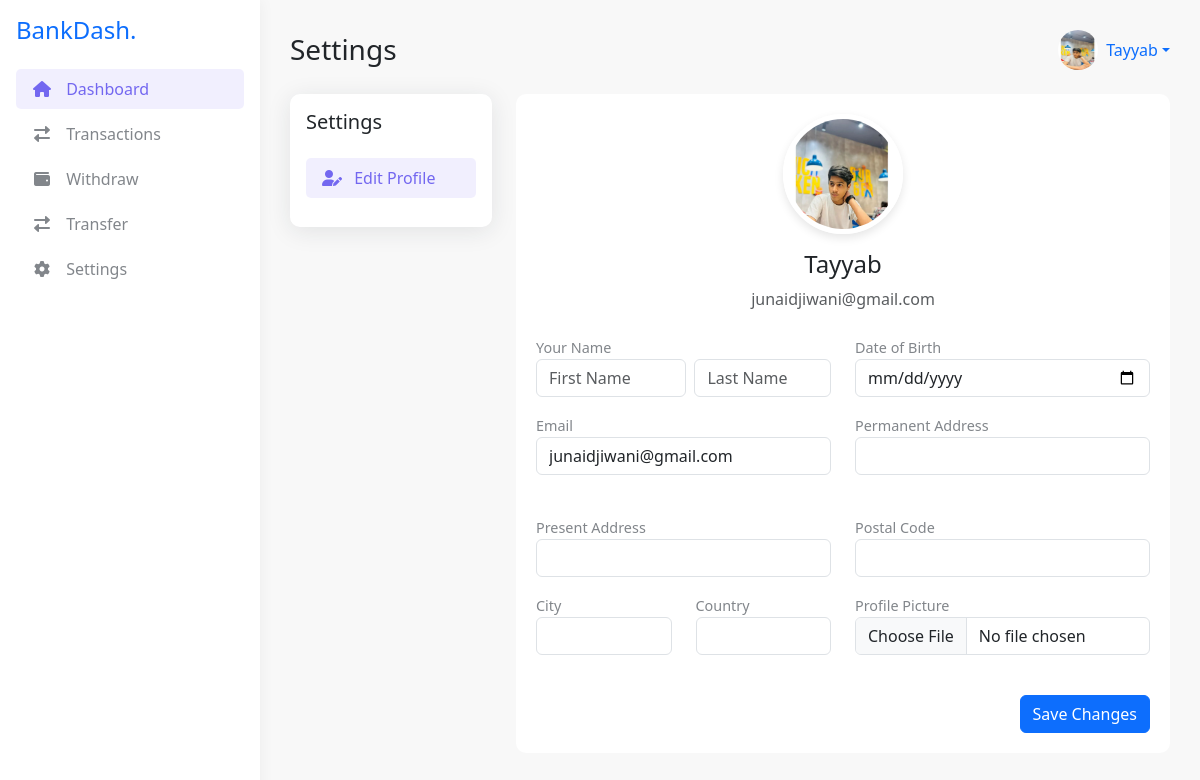
The app's page /profile/ (signed in) with its own data.
### accounts/models.py (models this page shows, shortened)
class User(AbstractUser):
    is_customer = models.BooleanField(default=True)

class UserProfile(models.Model):
    user = models.OneToOneField(settings.AUTH_USER_MODEL, on_delete=models.CASCADE)
    image = models.ImageField(upload_to='profile_pics/', default='profile_pics/default.jpg')
    date_of_birth = models.DateField(null=True, blank=True)
    permanent_address = models.CharField(max_length=255, blank=True, null=True)
    present_address = models.CharField(max_length=255, blank=True, null=True)
    city = models.CharField(max_length=100, blank=True, null=True)
    country = models.CharField(max_length=100, blank=True, null=True)
    postal_code = models.CharField(max_length=20, blank=True, null=True)

### accounts/views.py (the view)
# urls.py: path('profile/', views.profile_view, name='profile'),
@login_required
def profile_view(request):
    profile = request.user.userprofile
    if request.method == 'POST':
        user_form = UserUpdateForm(request.POST, instance=request.user)
        profile_form = UserProfileForm(request.POST, request.FILES, instance=profile)
        if user_form.is_valid() and profile_form.is_valid():
            user_form.save()
            profile_form.save()
            messages.success(request, "Profile updated successfully.")
            return redirect('profile')
    else:
        user_form = UserUpdateForm(instance=request.user)
        profile_form = UserProfileForm(instance=profile)
    context = {
        'user_form': user_form,
        'profile_form': profile_form,
    }
    return render(request, 'accounts/profile.html', context)

### accounts/forms.py
class UserUpdateForm(forms.ModelForm):
    class Meta:
        model = User
        fields = ['first_name', 'last_name', 'email']
        widgets = {
            'first_name': forms.TextInput(attrs={'class': 'form-control', 'placeholder': 'First Name'}),
            'last_name': forms.TextInput(attrs={'class': 'form-control', 'placeholder': 'Last Name'}),
            'email': forms.EmailInput(attrs={'class': 'form-control'}),
        }

class UserProfileForm(forms.ModelForm):
    class Meta:
        model = UserProfile
        fields = ['image', 'date_of_birth', 'permanent_address', 'present_address', 'city', 'country', 'postal_code']
        widgets = {
            'image': forms.FileInput(attrs={'class': 'form-control'}),
            'date_of_birth': forms.DateInput(attrs={'class': 'form-control', 'type': 'date'}),
            'permanent_address': forms.TextInput(attrs={'class': 'form-control'}),
            'present_address': forms.TextInput(attrs={'class': 'form-control'}),
            'city': forms.TextInput(attrs={'class': 'form-control'}),
            'country': forms.TextInput(attrs={'class': 'form-control'}),
            'postal_code': forms.TextInput(attrs={'class': 'form-control'}),
        }

### templates/accounts/profile.html (shortened to what this page needs)
<!DOCTYPE html>
<html>
<head>
    <link href="https://cdn.jsdelivr.net/npm/bootstrap@5.3.0/dist/css/bootstrap.min.css" rel="stylesheet">
    <link rel="stylesheet" href="https://cdnjs.cloudflare.com/ajax/libs/font-awesome/6.0.0/css/all.min.css">
</head>
<body>
    <div class="sidebar p-3">
        <h4 class="mb-4 text-primary">BankDash.</h4>
        <ul class="nav flex-column">
            <li class="nav-item">
                <a class="nav-link active" href="{% url 'dashboard' %}"><i class="fas fa-home"></i> Dashboard</a>
            </li>
            <li class="nav-item">
                <a class="nav-link" href="{% url 'transaction_history' %}"><i class="fas fa-exchange-alt"></i> Transactions</a>
            </li>
            <li class="nav-item">
                <a class="nav-link" href="{% url 'deposit_withdraw' %}"><i class="fas fa-wallet"></i> Withdraw</a>
            </li>
            <li class="nav-item">
                <a class="nav-link" href="{% url 'transfer' %}"><i class="fas fa-exchange-alt"></i> Transfer</a>
            </li>
            <li class="nav-item">
                <a class="nav-link" href="{% url 'profile' %}"><i class="fas fa-cog"></i> Settings</a>
            </li>
        </ul>
    </div>
    <div class="main-content">
        <div class="d-flex justify-content-between align-items-center mb-4">
            <h3 class="mb-0">Settings</h3>
            <div class="d-flex align-items-center">
                <div class="dropdown">
                    <a href="#" class="d-flex align-items-center text-decoration-none dropdown-toggle" data-bs-toggle="dropdown">
                        <img src="{{ request.user.userprofile.image.url|default:'/media/default.jpg' }}" class="rounded-circle me-2" width="40" height="40">
                        <span>{{ request.user.username }}</span>
                    </a>
                </div>
            </div>
        </div>
        <div class="row">
            <div class="col-md-3">
                <div class="card">
                    <div class="card-body">
                        <h5 class="card-title mb-4">Settings</h5>
                        <ul class="nav flex-column">
                            <li class="nav-item mb-2">
                                <a class="nav-link active" href="#"><i class="fas fa-user-edit me-2"></i> Edit Profile</a>
                            </li>
                        </ul>
                    </div>
                </div>
            </div>
            <div class="col-md-9">
                <div class="profile-section">
                    <div class="text-center mb-4">
                        <img src="{{ request.user.userprofile.image.url|default:'/media/default.jpg' }}" class="profile-img mb-3">
                        <h4>{{ user.get_full_name|default:user.username }}</h4>
                        <p class="text-muted">{{ user.email }}</p>
                    </div>
                    <form method="post" enctype="multipart/form-data">
                        <div class="row mb-4">
                            <div class="col-md-6">
                                <div class="mb-3">
                                    <label class="profile-label">Your Name</label>
                                    <div class="d-flex align-items-center">
                                        {{ user_form.first_name }}
                                        <div class="ms-2 w-100">
                                            {{ user_form.last_name }}
                                        </div>
                                    </div>
                                </div>
                                <div class="mb-3">
                                    <label class="profile-label">Email</label>
                                    {{ user_form.email }}
                                </div>
                            </div>
                            <div class="col-md-6">
                                <div class="mb-3">
                                    <label class="profile-label">Date of Birth</label>
                                    {{ profile_form.date_of_birth }}
                                </div>
                                <div class="mb-3">
                                    <label class="profile-label">Permanent Address</label>
                                    {{ profile_form.permanent_address }}
                                </div>
                            </div>
                        </div>
                        <div class="row mb-4">
                            <div class="col-md-6">
                                <div class="mb-3">
                                    <label class="profile-label">Present Address</label>
                                    {{ profile_form.present_address }}
                                </div>
                                <div class="row">
                                    <div class="col-md-6">
                                        <div class="mb-3">
                                            <label class="profile-label">City</label>
                                            {{ profile_form.city }}
                                        </div>
                                    </div>
                                    <div class="col-md-6">
                                        <div class="mb-3">
                                            <label class="profile-label">Country</label>
                                            {{ profile_form.country }}
                                        </div>
                                    </div>
                                </div>
                            </div>
                            <div class="col-md-6">
                                <div class="mb-3">
                                    <label class="profile-label">Postal Code</label>
                                    {{ profile_form.postal_code }}
                                </div>
                                <div class="mb-3">
                                    <label class="profile-label">Profile Picture</label>
                                    {{ profile_form.image }}
                                </div>
                            </div>
                        </div>
                        <div class="d-flex justify-content-end mt-4">
                            <button type="submit" class="btn btn-primary">Save Changes</button>
                        </div>
                    </form>
                </div>
            </div>
        </div>
    </div>
</body>
</html>

### templates/accounts/profile.html (style rules this page uses)
:root { --primary: #7367F0; --secondary: #82868B; --dark: #4B4B4B; --light: #F8F8F8; }
body { background-color: #F8F8F8; font-family: 'Segoe UI', Tahoma, Geneva, Verdana, sans-serif; }
.sidebar { background: white; height: 100vh; position: fixed; width: 260px; box-shadow: 0 0 15px rgba(0,0,0,0.05); }
.main-content { margin-left: 260px; padding: 30px; }
.nav-link { color: var(--secondary); border-radius: 5px; margin-bottom: 5px; }
.nav-link.active, .nav-link:hover { background-color: rgba(115,103,240,0.1); color: var(--primary); }
.nav-link i { margin-right: 10px; width: 20px; text-align: center; }
.card { border: none; border-radius: 10px; box-shadow: 0 4px 24px 0 rgba(34, 41, 47, 0.1); }
.profile-img { width: 120px; height: 120px; object-fit: cover; border-radius: 50%; border: 5px solid #fff; box-shadow: 0 4px 10px rgba(0,0,0,0.1); }
.profile-section { background-color: white; border-radius: 10px; padding: 20px; margin-bottom: 20px; }
.profile-label { color: var(--secondary); font-size: 0.9rem; }

### records on screen
User: user.userprofile.image (picture), user.username "Tayyab", get_full_name "Tayyab", email "junaidjiwani@gmail.com"
